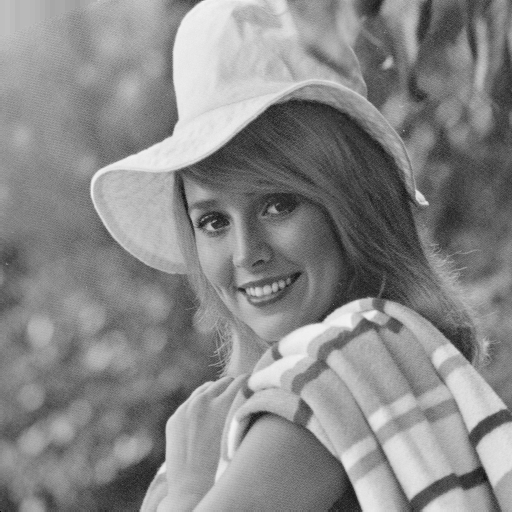
#> input picture images/Girl(Elaine).bmp, 512 x 512 px
$ python main.py
#> lines starting #> are read from the running program, lines starting #| are printed output that depends on the picture
### util.py
import sys

import cv2


# [20 lines left out: function read_image, not called in this run]


def read_3images():
    """
    read three image files and return the data
    """
    if len(sys.argv) > 1:
        f1, f2, f3 = sys.argv[1:4]
    else:
        f1 = input("image file for sheet0 -> ")
#> the answer given: images/Girl(Elaine).bmp
        f2 = input("image file for sheet1 -> ")
#> the answer given: images/Girl(tiffany).bmp
        f3 = input("image file for secret -> ")
#> the answer given: images/Girl(tiffany).bmp

    img_sheet0 = cv2.imread(f1)
#> img_sheet0 is the input picture: shape (512, 512, 3); min 0, max 243, mean 136.4
    img_sheet1 = cv2.imread(f2)
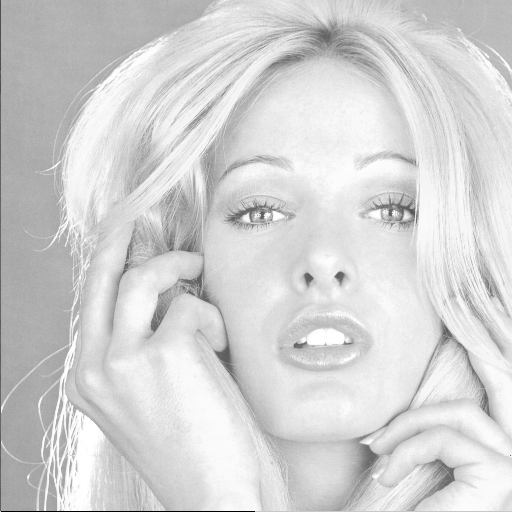
#> input picture images/Girl(tiffany).bmp, 512 x 512 px
#> img_sheet1 is the input picture: shape (512, 512, 3); min 0, max 255, mean 210.9
    img_secret = cv2.imread(f3)

    if img_sheet0 is None:
        print("Error: no image file: {}" % f1, file=sys.stderr)
        sys.exit(1)
    if img_sheet1 is None:
        print("Error: no image file: {}" % f2, file=sys.stderr)
        sys.exit(1)
    if img_secret is None:
        print("Error: no image file: {}" % f3, file=sys.stderr)
        sys.exit(1)

    if (
        (img_sheet0.shape != img_sheet1.shape)
        or (img_sheet0.shape != img_sheet1.shape)
        or (img_sheet1.shape != img_secret.shape)
    ):
        print("Error: images should have the same size", file=sys.stderr)
        sys.exit(1)

    return img_sheet0, img_sheet1, img_secret

### error_diffusion.py
import numpy as np

import constants


def error_diffusion(img):
    """
    halftoning an image by error diffusion
    default filter: Jarvis-Judice-Ninke

    Parameters
    ----------
    img: np.ndarray[np.ndarray, np.uint8]
        grayscale image

    Returns
    -------
    img_diffused: np.ndarray[np.ndarray, np.uint8]
        halftoned image
    """
    err_filter = constants.FILTER_JARVIS_JUDICE_NINKE

    H, W = img.shape[:2]
#> H = 512; W = 512

    img_diffused = img.astype(np.float64)

    for row in range(H - 2):
        for col in range(2, W - 2):
            if img_diffused[row, col] < constants.THRESH:
                err = img_diffused[row, col] - constants.BLACK
                img_diffused[row, col] = constants.BLACK
            else:
                err = img_diffused[row, col] - constants.WHITE
                img_diffused[row, col] = constants.WHITE

            img_diffused[row : row + 3, col - 2 : col + 3] += err * err_filter
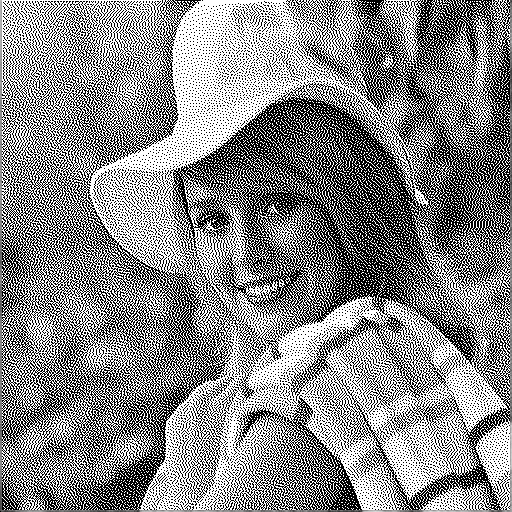
#> img_diffused: shape (512, 512) float64; min 0, max 255, mean 136.4

    img_diffused = np.clip(img_diffused, constants.BLACK, constants.WHITE).astype(
        np.uint8
    )

    return img_diffused


def parallel_error_diffusion(img0, img1, img2):
    pass

### vss.py
import random

import numpy as np

import constants
from error_diffusion import error_diffusion


# [37 lines left out: function vss, not called in this run]


def evss(img_sheet0, img_sheet1, img_secret, halftoning=True):
    """
    this function implements EVSS (extended visual secret sharing)
    create two sheets and an encrypted secret image by EVSS scheme

    Parameters
    ----------
    img_sheet0: np.ndarray[np.ndarray]
      to be first distributed image
    img_sheet1: np.ndarray[np.ndarray]
      to be second distributed image
    img_secret: np.ndarray[np.ndarray]
      secret image to be encrypted
    """
    if halftoning:
        img_sheet0 = error_diffusion(img_sheet0)
        img_sheet1 = error_diffusion(img_sheet1)
#> after the loop in error_diffusion (call 2), `for row in range(H - 2):`:
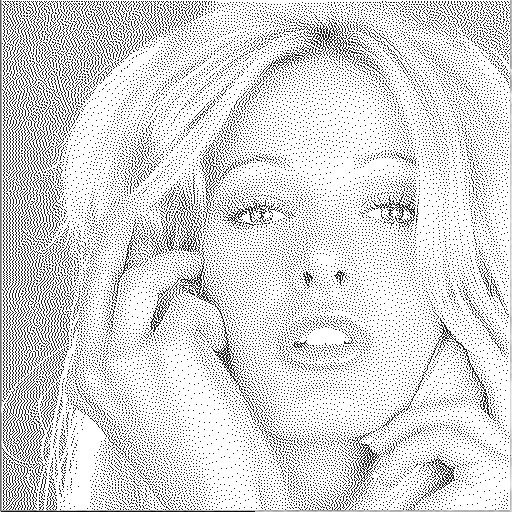
#> img_diffused: shape (512, 512) float64; min -34.13, max 255, mean 210.9; drawn with min black and max white
        img_secret = error_diffusion(img_secret)

    H, W = img_secret.shape[:2]
#> H = 512; W = 512

    sheet0 = np.zeros((H * 2, W * 2), np.uint8)
    sheet1 = np.zeros((H * 2, W * 2), np.uint8)

    for row in range(H):
        for col in range(W):
            pat = (
                (img_sheet0[row, col] < constants.THRESH) << 2
                | (img_sheet1[row, col] < constants.THRESH) << 1
                | (img_secret[row, col] < constants.THRESH)
            )

            rand = random.sample(range(4), 4)
            for r in range(2):
                for c in range(2):
                    sheet0[row * 2 + r, col * 2 + c] = constants.EVSS_BITS[
                        constants.EVSS_PATTERN[pat][0]
                    ][rand[r * 2 + c]]
                    sheet1[row * 2 + r, col * 2 + c] = constants.EVSS_BITS[
                        constants.EVSS_PATTERN[pat][1]
                    ][rand[r * 2 + c]]
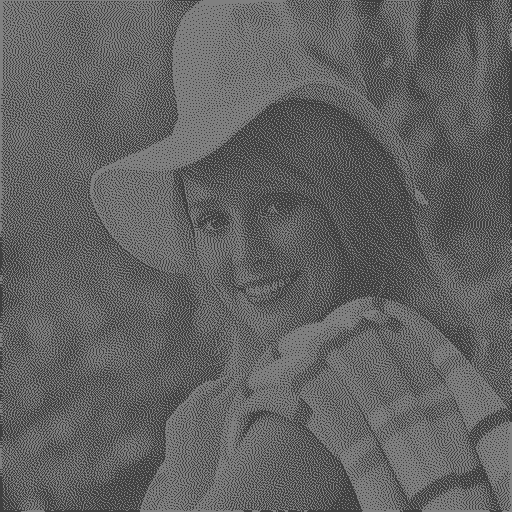
#> sheet0: shape (1024, 1024) (shown at 1/2 size); 38.4% white in thin lines or dots
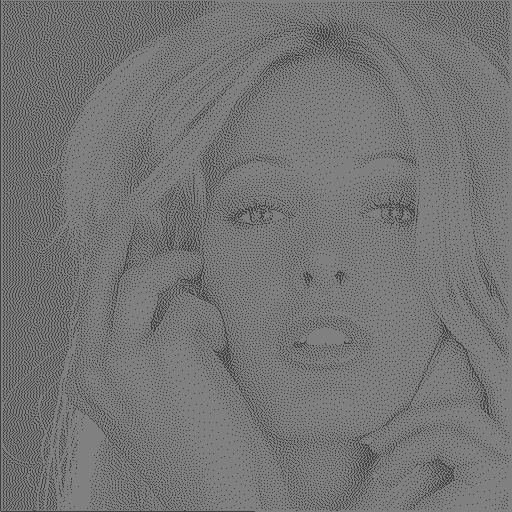
#> sheet1: shape (1024, 1024) (shown at 1/2 size); 45.7% white in thin lines or dots

    return sheet0, sheet1


def decode(sheet0, sheet1):
    return np.minimum(sheet0, sheet1)
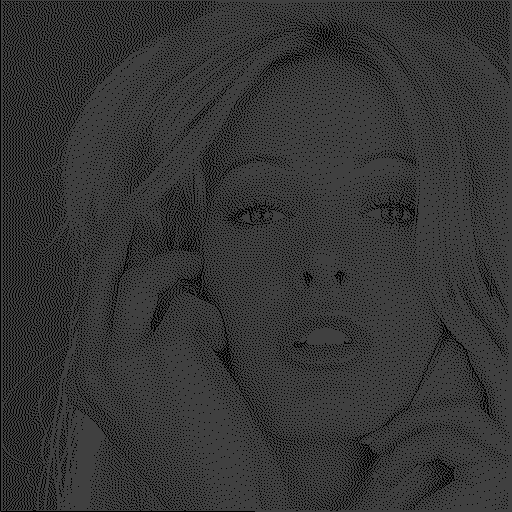
#> returned value: shape (1024, 1024) (shown at 1/2 size); 20.7% white in thin lines or dots

### main.py
import cv2

import util
import vss


def main():
    img_sheet0, img_sheet1, img_secret = util.read_3images()

    # grayscale
    img_sheet0 = cv2.cvtColor(img_sheet0, cv2.COLOR_BGR2GRAY)
    img_sheet1 = cv2.cvtColor(img_sheet1, cv2.COLOR_BGR2GRAY)
    img_secret = cv2.cvtColor(img_secret, cv2.COLOR_BGR2GRAY)

    # encrypt
    sheet0, sheet1 = vss.evss(img_sheet0, img_sheet1, img_secret)
    decoded = vss.decode(sheet0, sheet1)

    # show
    cv2.imshow("Sheet0", sheet0)
    cv2.imshow("Sheet1", sheet1)
    cv2.imshow("Decoded", decoded)

    print("press any key to terminate viewing")

    cv2.waitKey(0)
    cv2.destroyAllWindows()


if __name__ == "__main__":
    main()
